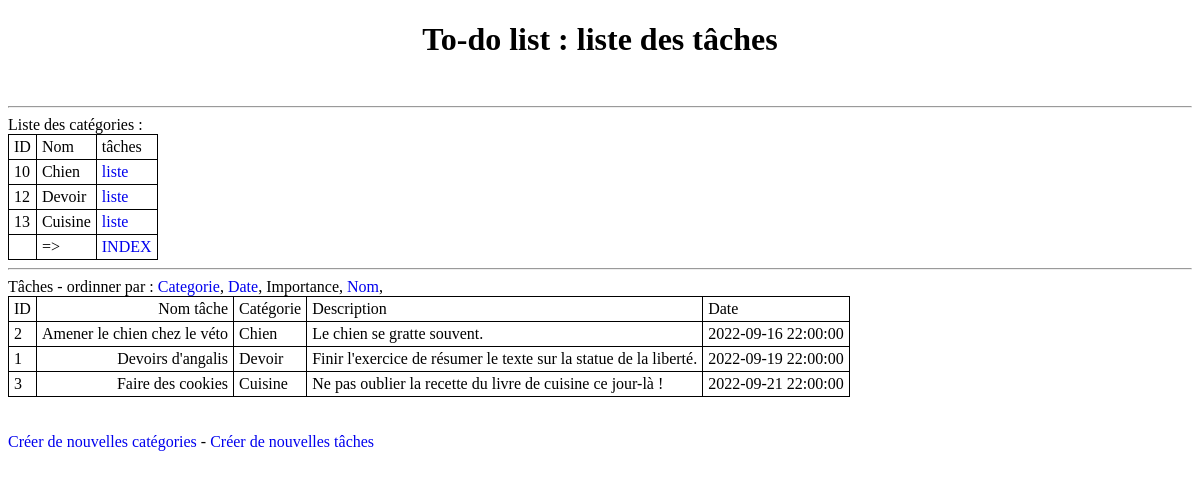
Before: / with the older database file.
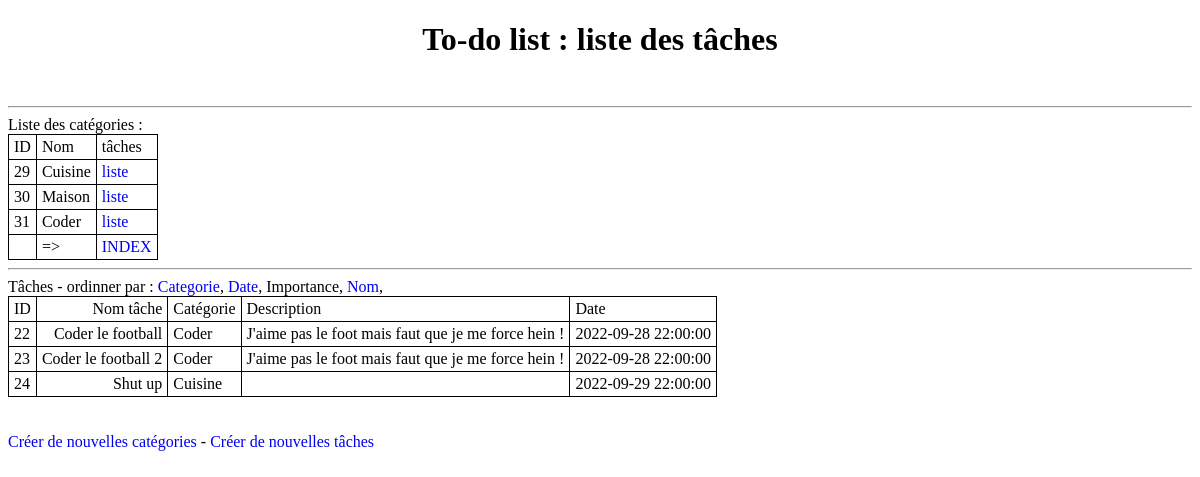
After: the same page with the newer database file.
### tables this page shows
CREATE TABLE `categories` (
  `id` int(11) NOT NULL,
  `categorie` varchar(100) NOT NULL
);

CREATE TABLE `taches` (
  `id` int(11) NOT NULL,
  `id_categorie` int(11) NOT NULL,
  `nom_tache` varchar(200) NOT NULL,
  `description` text NOT NULL,
  `date` timestamp NOT NULL DEFAULT current_timestamp() ON UPDATE current_timestamp(),
  `importance` tinyint(4) NOT NULL,
  `complete` tinyint(1) NOT NULL DEFAULT 0
);

### includes/base.php (called while the page is built, shortened)
<?php
function qmark_part($except = [], $extension = '')
{
    $get_text = [$extension];
    return '?' . implode('&', $get_text);
}
?>

### includes/include_index.php (the view, shortened to what this page needs)
<?php
function liste_categories($pdo, $id = NULL)
{
	$liste_categories = '';
	$sql = 'SELECT id, categorie FROM categories';
	$stmt = $pdo->prepare($sql);
	$stmt->execute();
	foreach($stmt->fetchAll() as $no => $row)
	{
		$liste_categories .= '<tr>
		<td>' . $row['id'] . '</td>
		<td>' . $row['categorie'] . '</td>
		<td><a href="?categorie=' . $row['id'] . '">liste</a></td>
		</tr>';
	}
	return $liste_categories;
}
function taches_date($pdo)
{
	$sql_exec = [];
	$where = '';
	$key_order = 'nom';
	$order_array = [
	'date' => 'taches.date',
	'nom' =>'taches.nom_tache',
	'categorie' => 'categories.categorie'
	];
	$order_by = $order_array[$key_order];
	$sql_q = 'SELECT taches.*, categories.categorie FROM taches'
	. ' LEFT JOIN categories'
	. ' ON categories.id = taches.id_categorie'
	. ' ' . $where
	. ' GROUP BY taches.id'
	. ' ORDER BY ' . $order_by ;
    $sth = $pdo->prepare($sql_q);
	$sth->execute($sql_exec);
	$categories = $sth->fetchAll();
    $desc_taches = '';
	foreach ($categories as $row) {
		$desc_taches .= '<tr>' . PHP_EOL . '
		<td>' . $row['id'].'</td>' . PHP_EOL . '
		<td class="titre_tache">' . $row['nom_tache'].'</td>' . PHP_EOL . '
		<td>' . $row['categorie'] . '</td>' . PHP_EOL . '
		<td>' . $row['description'].'</td>' . PHP_EOL . '
		<td>' . $row['date'] . '</td>' . PHP_EOL . '
		</tr>' . PHP_EOL ;
	}
    return $desc_taches;
}
$liste_categorie = liste_categories($pdo);
?>

### index.php (shortened to what this page needs)
<?php
require_once('includes/base.php');
require_once('includes/include_index.php');
?>
<h1 style="text-align:center;">To-do list : liste des tâches</h1></br>
<hr />
Liste des catégories :
<table>
<tr>
    <td>ID</td>
    <td>Nom</td>
    <td>tâches</td>
</tr>
<?=$liste_categorie?>
<tr>
    <td></td>
    <td>=></td>
    <td><a href="index.php">INDEX</a></td>
</tr>
</table>
<hr />
Tâches - ordinner par :
<a href='<?=qmark_part(['order_by'], 'order_by=categorie')?>'>Categorie</a>,
<a href='<?=qmark_part(['order_by'], 'order_by=date')?>'>Date</a>,
Importance,
<a href='<?=qmark_part(['order_by'], 'order_by=nom')?>'>Nom</a>, </br>
<table>
<tr>
    <td>ID</td>
    <td class="titre_tache">Nom tâche</td>
	<td>Catégorie</td>
    <td>Description</td>
    <td>Date</td>
</tr>
<?php
echo taches_date($pdo);
?>
</table>
<a href="categories.php"> Créer de nouvelles catégories</a> - <a href="taches.php"> Créer de nouvelles tâches</a>

### design.css (style rules this page uses)
table, tr, td { border: 1px solid black; border-collapse: collapse; }
tr, td { border: 1px solid black; padding: 3px 5px 3px 5px; }
.titre_tache { text-align: right; }
a { text-decoration: none; }

Changed rows visible on the page:
removed categories: id "10", categorie "Chien"
removed categories: id "12", categorie "Devoir"
removed categories: id "13", categorie "Cuisine"
removed taches: id "2", nom_tache "Amener le chien chez le véto", id_categorie.categorie "Chien", description "Le chien se gratte souvent.", date "2022-09-16 22:00:00"
removed taches: id "1", nom_tache "Devoirs d'angalis", id_categorie.categorie "Devoir", description "Finir l'exercice de résumer le texte sur la statue de la liberté.", date "2022-09-19 22:00:00"
removed taches: id "3", nom_tache "Faire des cookies", id_categorie.categorie "Cuisine", description "Ne pas oublier la recette du livre de cuisine ce jour-là !", date "2022-09-21 22:00:00"
added categories: id "29", categorie "Cuisine"
added categories: id "30", categorie "Maison"
added categories: id "31", categorie "Coder"
added taches: id "22", nom_tache "Coder le football", id_categorie.categorie "Coder", description "J'aime pas le foot mais faut que je me force hein !", date "2022-09-28 22:00:00"
added taches: id "23", nom_tache "Coder le football 2", id_categorie.categorie "Coder", description "J'aime pas le foot mais faut que je me force hein !", date "2022-09-28 22:00:00"
added taches: id "24", nom_tache "Shut up", id_categorie.categorie "Cuisine", date "2022-09-29 22:00:00"
